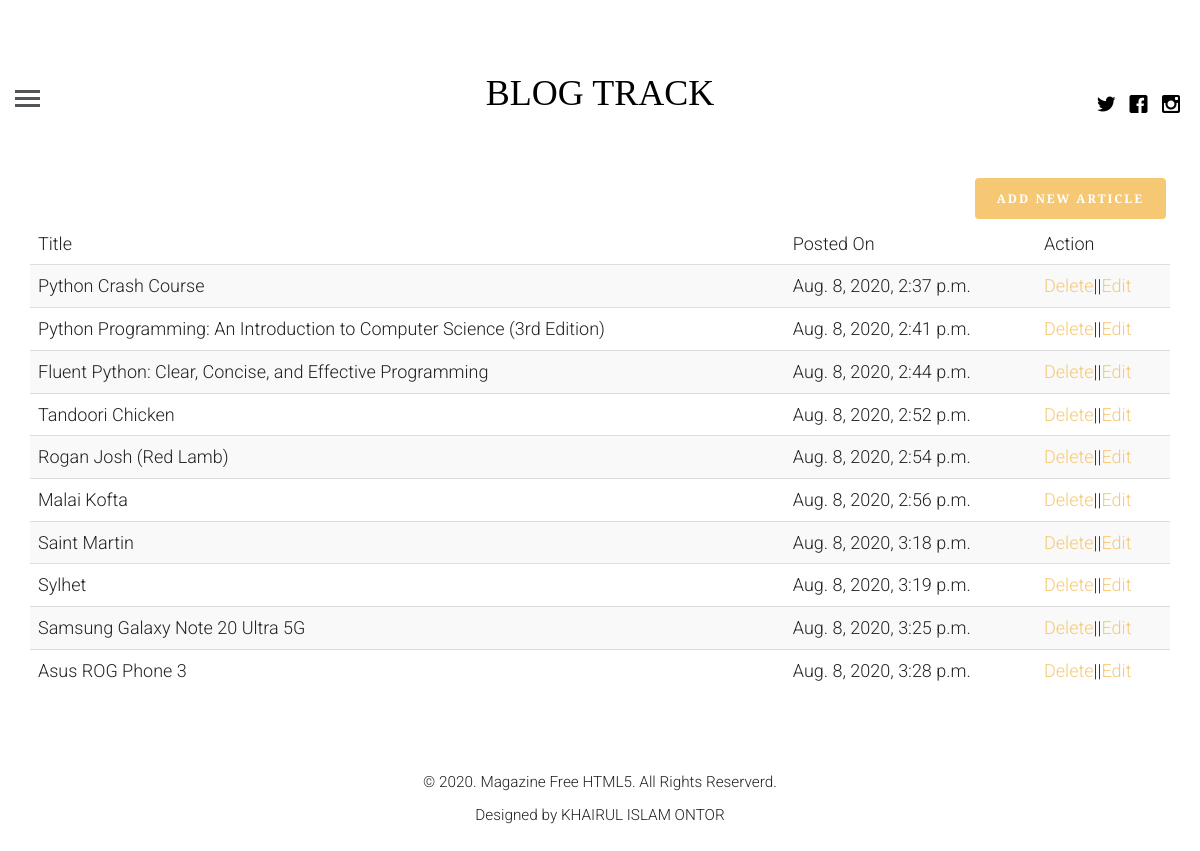
/profile (signed in), run on the app's committed database.
### blogapp/models.py (models this page shows, shortened)
class article(models.Model):
    article_author = models.ForeignKey(author, on_delete=models.CASCADE)
    title = models.CharField(max_length=200)
    body = models.TextField()
    image = models.FileField()
    posted_on = models.DateTimeField(auto_now=False, auto_now_add=True)
    updated_on = models.DateTimeField(auto_now=True, auto_now_add=False)
    category = models.ForeignKey(category, on_delete=models.CASCADE)

### blogapp/views.py (the view, shortened to what this page needs)
# urls.py: path('profile', views.getProfile, name="profile"),
def getProfile(request):
    if request.user.is_authenticated:
        user = get_object_or_404(User, id=request.user.id)
        author_profile = author.objects.filter(name=user.id)
        if author_profile:
            authorUser = get_object_or_404(author, name=request.user.id)
            post = article.objects.filter(article_author=authorUser.id)
            return render(request, 'logged_in_profile.html', {"post": post, "user": authorUser})
    else:
        return redirect('blog:login')

### templates/logged_in_profile.html (shortened to what this page needs)
{% extends 'base.html' %}
{% block content %}
    <div class="container">
        <a href="{% url 'blog:create' %}" class="btn btn-primary pull pull-right">Add new article</a>
    <table class="table table-striped">
        <thead>
        <tr>
            <td>Title</td>
            <td>Posted On</td>
            <td>Action</td>
        </tr>
        </thead>
        <tbody>
        {% for p in post %}
            <tr>
                <td>{{ p.title }}</td>
                <td>{{ p.posted_on }}</td>
                <td><a href="{% url 'blog:delete' pid=p.id %}">Delete</a>||<a href="{% url 'blog:update' pid=p.id %}">Edit</a></td>
            </tr>
        {% endfor %}
        </tbody>
</table>
    </div>
{% endblock %}

### templates/base.html (shortened to what this page needs)
<!DOCTYPE html>
 <html class="no-js">
	<head>
        {% load static %}
	<link rel="stylesheet" href="{% static 'css/animate.css' %}">
	<link rel="stylesheet" href="{% static 'css/icomoon.css' %}">
	<link rel="stylesheet" href="{% static 'css/bootstrap.css' %}">
	<link rel="stylesheet" href="{% static 'css/style.css' %}">
	</head>
	<body>
	<header id="fh5co-header">
		<div class="container-fluid">
			<div class="row">
				<a href="#" class="js-fh5co-nav-toggle fh5co-nav-toggle"><i></i></a>
				<ul class="fh5co-social">
					<li><a href="#"><i class="icon-twitter"></i></a></li>
					<li><a href="#"><i class="icon-facebook"></i></a></li>
					<li><a href="#"><i class="icon-instagram"></i></a></li>
				</ul>
				<div class="col-lg-12 col-md-12 text-center">
					<h1 id="fh5co-logo"><a href="{% url 'blog:index' %}">BLOG TRACK</a></h1>
				</div>
			</div>
		</div>
	</header>
    <div class="container-fluid">
		<div class="row fh5co-post-entry">
    {% block content %}
    {% endblock %}
        </div>
    </div>
	<footer id="fh5co-footer">
		<p><small>&copy; 2020. Magazine Free HTML5. All Rights Reserverd. <br> Designed by KHAIRUL ISLAM ONTOR
		</small></p>
	</footer>
	</body>
</html>

### blogapp/static/css/icomoon.css (style rules this page uses)
[class^="icon-"], [class*=" icon-"] { font-family: 'icomoon' !important; speak: none; font-style: normal; font-weight: normal; font-variant: normal; text-transform: none; line-height: 1; -webkit-font-smoothing: antialiased; -moz-osx-font-smoothing: grayscale; }
.icon-facebook:before { content: "\ea67"; }
.icon-instagram:before { content: "\ea6f"; }
.icon-twitter:before { content: "\ea7c"; }

### blogapp/static/css/style.css (style rules this page uses)
html { background: #fff; }
body { font-family: "Roboto", arial, sans-serif; font-size: 18px; font-weight: 300; line-height: 1.8; color: #222; background: #fff; }
a { color: #f7c873; -webkit-transition: 0.5s; -o-transition: 0.5s; transition: 0.5s; }
h1, h2, h3, h4, h5, h6 { font-family: "Playfair Display", times, serif; color: #000; }
p { margin-bottom: 30px; }
.btn { margin-right: 4px; margin-bottom: 4px; font-family: "Playfair Display", times, serif; font-size: 12px; letter-spacing: 2px; text-transform: uppercase; font-weight: 700; -webkit-border-radius: 4px; -moz-border-radius: 4px; -ms-border-radius: 4px; border-radius: 4px; -webkit-transition: 0.5s; -o-transition: 0.5s; transition: 0.5s; }
.btn-primary { background: #f7c873; color: #fff; border: 2px solid #f7c873; }
#fh5co-header { padding: 3em 3em; float: left; width: 100%; }
@media screen and (max-width: 1200px) { #fh5co-header { padding-left: 15px; padding-right: 15px; } }
#fh5co-header .fh5co-nav-toggle { position: absolute; top: 4.2em; left: 3em; z-index: 99; }
@media screen and (max-width: 1200px) { #fh5co-header .fh5co-nav-toggle { top: 4em; left: 15px; } }
#fh5co-header .fh5co-social { position: absolute !important; right: 3em !important; top: 3.2em; z-index: 99; -webkit-transition: 0.5s; -o-transition: 0.5s; transition: 0.5s; }
@media screen and (max-width: 1200px) { #fh5co-header .fh5co-social { right: 15px !important; top: 3.2em; } }
#fh5co-header #fh5co-logo { text-align: center; }
#fh5co-header #fh5co-logo a { color: #000; }
.fh5co-social { padding: 0; margin: 30px 0 0 0; position: relative; }
.fh5co-social li { padding: 0; margin: 0; list-style: none; display: inline; }
.fh5co-social li a { font-size: 20px; padding: 4px; color: #000; }
#fh5co-footer { padding: 3em 0; text-align: center; }
.fh5co-nav-toggle { width: 25px; height: 25px; cursor: pointer; text-decoration: none; }
.fh5co-nav-toggle i { position: relative; display: -moz-inline-stack; display: inline-block; zoom: 1; *display: inline; width: 25px; height: 3px; color: #535659; font: bold 14px/.4 Helvetica; text-transform: uppercase; text-indent: -55px; background: #535659; transition: all .2s ease-out; }
.fh5co-nav-toggle i::before, .fh5co-nav-toggle i::after { content: ''; width: 25px; height: 3px; background: #535659; position: absolute; left: 0; -webkit-transition: 0.2s; -o-transition: 0.2s; transition: 0.2s; }
.fh5co-nav-toggle i::before { top: -7px; }
.fh5co-nav-toggle i::after { bottom: -7px; }
.fh5co-nav-toggle { position: absolute; top: 18px; left: 0; z-index: 21; padding: 6px 0 0 0; display: block; margin: 0 auto; display: block; height: 44px; width: 25px; border-bottom: none !important; }

### data on the page
article: title "Python Crash Course", posted_on "Aug. 8, 2020, 2:37 p.m."
article: title "Python Programming: An Introduction to Computer Science (3rd Edition)", posted_on "Aug. 8, 2020, 2:41 p.m."
article: title "Fluent Python: Clear, Concise, and Effective Programming", posted_on "Aug. 8, 2020, 2:44 p.m."
article: title "Tandoori Chicken", posted_on "Aug. 8, 2020, 2:52 p.m."
article: title "Rogan Josh (Red Lamb)", posted_on "Aug. 8, 2020, 2:54 p.m."
article: title "Malai Kofta", posted_on "Aug. 8, 2020, 2:56 p.m."
article: title "Saint Martin", posted_on "Aug. 8, 2020, 3:18 p.m."
article: title "Sylhet", posted_on "Aug. 8, 2020, 3:19 p.m."
article: title "Samsung Galaxy Note 20 Ultra 5G", posted_on "Aug. 8, 2020, 3:25 p.m."
article: title "Asus ROG Phone 3", posted_on "Aug. 8, 2020, 3:28 p.m."
